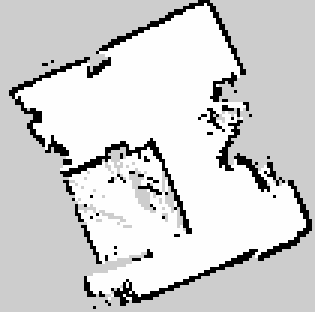
#> input picture rawData/Map19_12.pgm, 105 x 104 px (shown 3 times larger)
$ jupyter execute preprocessData.ipynb   (shell and % lines are left out)
#> lines starting #> are read from the running program, lines starting #| are printed output that depends on the picture; after the words box and inside, x2 and y2 are one past the last pixel; in counts of white or black regions, pixels touching at a corner belong together
[cell 1]
#! import all necessary lib
from PIL import Image
import numpy as np
import csv
import sys
from memory_profiler import profile

# CONVERT MAP RECEIVE TO BINARY MATRIX

[cell 2]
image = Image.open("../rawData/Map19_12.pgm")
#> image is the input picture: PIL image 105x104 L; min 0, max 254, mean 209.3
image.save("../map/Map19_12.png")

[cell 3]
#! convert map image to matrix binary


image_path = "../map/Map19_12.png"
image = Image.open(image_path).convert("RGB")
#> image: PIL image 105x104 RGB

image_arr = np.array(image)

def convertToMatrix(image_arr):
    matrix = np.zeros((image_arr.shape[0], image_arr.shape[1]), dtype=int)

    #! map white pixels to 255
    whiteMask = (image_arr == [255,255,255]).all(axis=-1) | (image_arr == [254,254,254]).all(axis = -1)
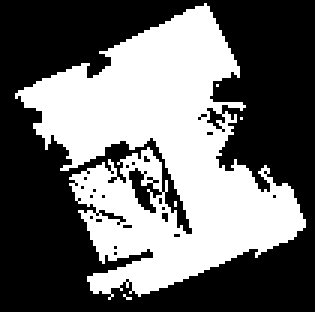
#> whiteMask: shape (104, 105) bool (shown 3 times larger); 42.1% white; 5 white regions (4 under 20 px), largest, box (x1, y1, x2, y2) and area: (5, 1, 102, 100) 4585
    matrix[whiteMask] = 1

    return matrix

matrix = convertToMatrix(image_arr)
outputCsvFile ="../shortestPathResult/dataCSV/map1912.csv"

with open(outputCsvFile, mode="w", newline="") as file:
    writer = csv.writer(file)
    writer.writerows(matrix)
print(f"matrix have saved in path: {outputCsvFile}")

[cell 4]
# Load the matrix from a CSV file
def load_matrix_from_csv(file_path):
    with open(file_path, 'r') as file:
        reader = csv.reader(file)
        matrix = []
        for row in reader:
            # Convert numeric values and leave 'X' as is
            matrix.append([int(cell) if cell.isdigit() else cell for cell in row])
    return matrix

# Convert the matrix to a PNG image
def matrix_to_png(matrix, output_file):
    height = len(matrix)
    width = len(matrix[0])

    # Create a new RGB image
    image = Image.new("RGB", (width, height))

    # Map matrix values to RGB
    pixels = image.load()
    for y in range(height):
        for x in range(width):
            if matrix[y][x] == 0:  # Obstacle
                pixels[x, y] = (0, 0, 0)  # Black
            elif matrix[y][x] == 1:  # Free space
                pixels[x, y] = (255, 255, 255)  # White
            elif matrix[y][x] == 'X':  # Robot path
                pixels[x, y] = (255, 255, 0)  # Yellow

    # Save the image
    image.save(output_file)
    print(f"PNG file saved as '{output_file}'")

# Main function
def convertFromCSVToPNG(yourInputCSVPath: str,yourAlgor: str):
    # Path to your CSV file
    input_csv = yourInputCSVPath

    # Output PNG file
    output_png = "../shortestPathResult/"+yourAlgor+".png"

    # Load the matrix and convert it to PNG
    matrix = load_matrix_from_csv(input_csv)
    matrix_to_png(matrix, output_png)

# PREPROCESS DATA

[cell 5]
def loadMatrix(path):
    with open(path, mode="r") as file:
        reader = csv.reader(file)
        matrix = [list(map(int, row)) for row in reader]
    return matrix
def markPath(matrix, path):
    temp = matrix
    for (x,y) in path:
        temp[x][y] = "X"
    return temp
def getPoint(matrix):
    rows, cols = len(matrix), len(matrix[0])
    travelPoint = [(i,j) for i in range(rows) for j in range(cols) if matrix[i][j] == 1]
    if not travelPoint:
        return None, None

    def distance(p1,p2):
        import math
        return math.sqrt((p2[0] - p1[0])**2 + (p2[1] - p1[1])**2 )

    start = min(travelPoint, key=lambda p: distance((0,0),p))
    end = max(travelPoint, key=lambda p: distance((0,0),p))
    return start,end
def saveResult(matrix, path):
    temp = matrix
    with open(path, mode="w", newline="") as file:
        writer = csv.writer(file)
        writer.writerows(temp)
    print(f"Result has been saved to path: {path}")

# DFS

[cell 6]
def DFS(matrixOriginal, start: set, end: set):
    matrix = matrixOriginal
    rows, cols = len(matrix), len(matrix[0])
    stack = [start]
    visited = set()
    parent = {} #! for truy vet the path
    print(f"All memory have use: {sys.getsizeof(stack) + sys.getsizeof(visited)+sys.getsizeof(parent)} bytes")
    while stack:
        x,y = stack.pop()
        if (x,y) == end: #! termination
            path = []
            while (x,y) in parent:
                path.append((x,y))
                x,y = parent[(x,y)]

            path.append(start)
            return path[::-1]

        #! move robot
        if (x,y) not in visited:
            visited.add((x,y))

            for dx, dy in [(-1,0),(1,0),(0,-1),(0,1)]:
                nx, ny = x + dx, y+dy
                if (0 <= nx < rows and 0 <= ny < cols and matrix[nx][ny] == 1 and (nx,ny) not in visited):
                    stack.append((nx,ny))
                    parent[(nx,ny)] = (x,y)


    #! termination for no path found
    return None

# BFS

[cell 7]
def BFS(matrixOriginal, start, end):
    matrix = matrixOriginal
    from collections import deque
    rows, cols = len(matrix), len(matrix[0])
    queue = deque()
    queue.append(start)
    visited = set()
    parent = {}
    print(f"All memory have use: {sys.getsizeof(queue) + sys.getsizeof(visited)+sys.getsizeof(parent)} bytes")
    while queue:
        x,y = queue[0]
        queue.popleft()
        if (x,y) == end:
            path = []
            while(x,y) in parent:
                path.append((x,y))
                x,y = parent[(x,y)]
            path.append(start)
            return path[::-1]
        if (x,y) not in visited:
            visited.add((x,y))
            for dx, dy in [(-1, 0), (1, 0), (0, -1), (0, 1)]:
                nx, ny = x + dx, y + dy
                if 0 <= nx < rows and 0 <= ny < cols and matrix[nx][ny] == 1 and (nx, ny) not in visited:
                    queue.append((nx, ny))
                    parent[(nx, ny)] = (x, y)  # Track the parent for path reconstruction
    return None

# Astar Algorithm

[cell 8]
def aStar(matrixOriginal, start: set, end: set):
    matrix = matrixOriginal
    import heapq #! working as priority queue
    rows, cols = len(matrix), len(matrix[0])

    openList = []
    heapq.heappush(openList,(0,start)) #! (f, (x,y))
    gCost = {start: 0}
    parent = {}
    print(f"All memory have use: {sys.getsizeof(openList)+sys.getsizeof(parent) + sys.getsizeof(gCost)} bytes")
    # def heuristic(a,b):
    #     '''
    #     return mahatan distance
    #     '''
    #     return abs(a[0] - b[0]) + abs(a[1] - b[1])
    def heuristic(a,b):
        import math
        return math.sqrt((a[0]-b[0])**2 + (a[1] - b[1])**2)

    while openList:
        _, current = heapq.heappop(openList)
        x,y = current

        if current == end:
            path = []
            while current in parent:
                path.append(current)
                current = parent[current]
            path.append(start)
            return path[::-1]

        for dx, dy in [(-1,0), (1,0), (0,-1),(0,1)]:
            nx, ny = x + dx, y + dy
            if 0 <= nx < rows and 0 <= ny < cols and matrix[nx][ny] == 1:
                #print(f"current start ({nx},{ny})")
                gNew = gCost[(x,y)] + 1
                if (nx, ny) not in gCost or gNew < gCost[(nx, ny)]:
                    gCost[(nx,ny)] = gNew
                    fCost = gNew + heuristic((nx,ny), end)
                    heapq.heappush(openList, (fCost, (nx,ny)))
                    parent[(nx,ny)] = (x,y)
    return None

# Hill Climbing algorithm

[cell 9]
def HillClimb(matrixOriginal, start,end):
    matrix = matrixOriginal
    rows, cols = len(matrix), len(matrix[0])

    def heuristic(p1,p2):
        #print(f"this is p1: {p1}")
        #print(f"this is p2 {p2}")
        return abs(p2[0] - p1[0]) + abs(p2[1] - p1[1])
    visited = [[False for _ in range(cols)] for _ in range(rows)]
    curr = start
    if isinstance(curr,int):
        raise ValueError("Start should be a set of tuple (x,y)")
    currPath = [curr]
    visited[curr[0]][curr[1]] = True
    print(f"All memory have use: {sys.getsizeof(visited) + sys.getsizeof(currPath)} bytes")

    while(curr != end):
        x,y = curr


        neighbour = []
        for dx, dy in [(-1,0), (1,0), (0,-1), (0,1)]:
            nx, ny = x+dx, y+dy
            if 0 <= nx < rows and 0 <= ny < cols and matrix[nx][ny] == 1:
                neighbour.append((heuristic((nx,ny), end),(nx,ny)))
        if not neighbour:
            print("stuck at local optimum")
            return currPath
        neighbour.sort(key=lambda x: x[0])
        bestNeighbour = neighbour[0][1]

        if heuristic(bestNeighbour, end) >= heuristic(curr,end):
            print("cant find better neighbour, stuck at local minimum")
            return currPath

        curr = bestNeighbour
        currPath.append(curr)
        visited[curr[0]][curr[1]] = True
    return currPath

# Genetic algorithm

[cell 10]
import random
random.seed(1234)

def Genetic(matrixOriginal, start, end, populationSize=100, generations=200, mutationRate=0.1):
    matrix = matrixOriginal
    rows, cols = len(matrix), len(matrix[0])

    def heuristic(p1, p2):
        return abs(p2[0] - p1[0]) + abs(p2[1] - p1[1])

    def generateIndividual():
        path = [start]
        while(path[-1] != end):
            x, y = path[-1]
            neighbour = [(x + dx, y + dy) for dx, dy in [(-1, 0), (0, -1), (1, 0), (0, 1)]
                        if 0 <= x + dx < rows and 0 <= y + dy < cols and matrix[x + dx][y + dy] == 1]
            if not neighbour:
                break  # no valid neighbour, then stop

            path.append(random.choice(neighbour))
        return path

    def fitness(individual):
        '''
        Calculate fitness based on path length and reaching the goal.
        '''
        if individual[-1] != end:
            return float('inf')
        return len(individual) + heuristic(individual[-1], end)

    # [32 lines left out: functions crossOver, mutate, not called in this run]

    # Initialize the population
    population = [generateIndividual() for _ in range(populationSize)]
    print(f"Memory usage: {sys.getsizeof(population)} bytes")
    for generation in range(generations):
        population.sort(key=fitness)
        if fitness(population[0]) == len(population[0]):
            print(f"Solution found at generation {generation}")
            return population[0]

        # Selection: Keep the top 50%
        topIndividual = population[:populationSize // 2]

        # Crossover and mutation
        newPopulation = []
        for _ in range(populationSize):
            parent1, parent2 = random.sample(topIndividual, k=2)  # Fix: specify k=2 for selection
            print(f"Parents before cross over: {parent1, parent2}")
            child = crossOver(parent1, parent2)
            print(f"child after crossOver: {child}")
            child = mutate(child)
            print(f"Child after mutate: {child}")
            newPopulation.append(child)

        population = newPopulation

    print("No solution found!")
    return population[0]

# UNIFORM COST SEARCH

[cell 11]
import heapq

def ucs(matrix, startPoint, endPoint):
    """
    Uniform Cost Search (UCS) algorithm for a grid-based matrix.

    Args:
        matrix (list of list of int): The map where 1 = walkable, 0 = obstacle.
        startPoint (tuple): The starting point as (row, col).
        endPoint (tuple): The ending point as (row, col).

    Returns:
        list: The shortest path from startPoint to endPoint as a list of (row, col) tuples.
              Returns an empty list if no path exists.
    """
    rows, cols = len(matrix), len(matrix[0])

    # Check if startPoint or endPoint are unreachable
    if matrix[startPoint[0]][startPoint[1]] == 0 or matrix[endPoint[0]][endPoint[1]] == 0:
        return []  # Start or end is blocked

    # Handle trivial case where start and end are the same
    if startPoint == endPoint:
        return [startPoint]

    # Priority queue for UCS (cost, (row, col), path)
    queue = [(0, startPoint, [startPoint])]
    visited = set()  # To keep track of visited nodes

    # Directions for moving up, down, left, right
    directions = [(-1, 0), (1, 0), (0, -1), (0, 1)]
    directions_memory = sys.getsizeof(directions)
    visited_memory = sys.getsizeof(visited)
    queue_memory = sys.getsizeof(queue)

    print(f"Memory usage: {directions_memory + visited_memory + queue_memory} bytes")


    while queue:
        # Get the node with the smallest cost
        cost, (row, col), path = heapq.heappop(queue)

        # If we reached the goal, return the path
        if (row, col) == endPoint:
            return path

        # Skip if the cell is already visited
        if (row, col) in visited:
            continue
        visited.add((row, col))

        # Explore neighbors
        for dr, dc in directions:
            new_row, new_col = row + dr, col + dc

            # Check bounds and if the cell is walkable
            if 0 <= new_row < rows and 0 <= new_col < cols and matrix[new_row][new_col] == 1:
                if (new_row, new_col) not in visited:
                    # Add neighbor to the queue with updated cost
                    heapq.heappush(queue, (cost + 1, (new_row, new_col), path + [(new_row, new_col)]))

    # If we exhaust the queue without finding the goal, return an empty list
    return []

[cell 12]
# [66 lines left out: function ids, not called in this run]

[cell 13]
import numpy as np
import random

# [102 lines left out: functions train_q_learning, find_path_q_learning, rl, not called in this run]

# MAIN FUNCTION

[cell 14]
#! main function to run all algorithm
MAPPATH = "../shortestPathResult/dataCSV/map1912.csv"
matrix = loadMatrix(MAPPATH)

[cell 15]
allAlgorName = ["DFS", "BFS", "aStar", "HillClimb", "Genetic", "ucs", "ids", "rl"]
theEndPath = "path.csv"
savePath = "../shortestPathResult/"
allResultPath = [savePath + allAlgorName[i] + theEndPath for i in range(len(allAlgorName))]

[cell 16]
allResultPath

[cell 17]
import time
start, end = getPoint(matrix)
print(f"start point: {start}")
print(f"end point: {end}")

for i in range(len(allResultPath)):
    if allAlgorName[i] == "DFS":
        MAPPATH = "../shortestPathResult/dataCSV/map1912.csv"
        matrix = loadMatrix(MAPPATH)
        startTime = time.time()
        #DFS(matrix,start,end)

        path = DFS(matrix,start,end)
        endTime = time.time()
        print(f"{allAlgorName[i]} takes {endTime - startTime} seconds to run")
        if path:
            print(f"Path found for {allAlgorName[i]} algorithm!: ")
            print(path)
            matrixWithPath = markPath(matrix, path)

            saveResult(matrixWithPath, allResultPath[i])
            convertFromCSVToPNG(allResultPath[i],allAlgorName[i])
        else:
            print(f"No path exist between {start} to {end} for algorithm {allAlgorName[i]}")
    if allAlgorName[i] == "BFS":
        MAPPATH = "../shortestPathResult/dataCSV/map1912.csv"
        matrix = loadMatrix(MAPPATH)
        startTime = time.time()
        path = BFS(matrix,start,end)
        endTime = time.time()
        print(f"{allAlgorName[i]} takes {endTime - startTime} seconds to run")
        if path:
            print(f"Path found for {allAlgorName[i]} algorithm!: ")
            print(path)
            matrixWithPath = markPath(matrix, path)

            saveResult(matrixWithPath, allResultPath[i])
            convertFromCSVToPNG(allResultPath[i],allAlgorName[i])
        else:
            print(f"No path exist between {start} to {end} for algorithm {allAlgorName[i]}")
    if allAlgorName[i] == "aStar":
        MAPPATH = "../shortestPathResult/dataCSV/map1912.csv"
        matrix = loadMatrix(MAPPATH)
        startTime = time.time()
        path = aStar(matrix,start,end)
        endTime = time.time()
        print(f"{allAlgorName[i]} takes {endTime - startTime} seconds to run")
        if path:
            print(f"Path found for {allAlgorName[i]} algorithm!: ")
            print(path)
            matrixWithPath = markPath(matrix, path)

            saveResult(matrixWithPath, allResultPath[i])
            convertFromCSVToPNG(allResultPath[i],allAlgorName[i])
        else:
            print(f"No path exist between {start} to {end} for algorithm {allAlgorName[i]}")
    if allAlgorName[i] == "ucs":
        MAPPATH = "../shortestPathResult/dataCSV/map1912.csv"
        matrix = loadMatrix(MAPPATH)
        startTime = time.time()
        path = ucs(matrix,start,end)
        endTime = time.time()
        print(f"{allAlgorName[i]} takes {endTime - startTime} seconds to run")
        if path:
            print(f"Path found for {allAlgorName[i]} algorithm!: ")
            print(path)
            matrixWithPath = markPath(matrix, path)

            saveResult(matrixWithPath, allResultPath[i])
            convertFromCSVToPNG(allResultPath[i],allAlgorName[i])
        else:
            print(f"No path exist between {start} to {end} for algorithm {allAlgorName[i]}")
    # [13 lines of commented-out code are left out]

    if allAlgorName[i] == "Genetic":
        MAPPATH = "../shortestPathResult/dataCSV/map1912.csv"
        matrix = loadMatrix(MAPPATH)
        startTime = time.time()
        path = Genetic(matrix,start,end)
        endTime = time.time()
        print(f"{allAlgorName[i]} takes {endTime - startTime} seconds to run")
        if path:
            print(f"Path found for {allAlgorName[i]} algorithm!: ")
            print(path)
            matrixWithPath = markPath(matrix, path)

            saveResult(matrixWithPath, allResultPath[i])
            convertFromCSVToPNG(allResultPath[i],allAlgorName[i])
        else:
            print(f"No path exist between {start} to {end} for algorithm {allAlgorName[i]}")
    if allAlgorName[i] == "HillClimb":
        MAPPATH = "../shortestPathResult/dataCSV/map1912.csv"
        matrix = loadMatrix(MAPPATH)
        startTime = time.time()
        path = HillClimb(matrix,start,end)
        endTime = time.time()
        print(f"{allAlgorName[i]} takes {endTime - startTime} seconds to run")
        if path:
            print(f"Path found for {allAlgorName[i]} algorithm!: ")
            print(path)
            matrixWithPath = markPath(matrix, path)

            saveResult(matrixWithPath, allResultPath[i])
            convertFromCSVToPNG(allResultPath[i],allAlgorName[i])
        else:
            print(f"No path exist between {start} to {end} for algorithm {allAlgorName[i]}")
#> this loop made 8 passes
#> pass 1, in matrix_to_png, `image.save(output_file)`:
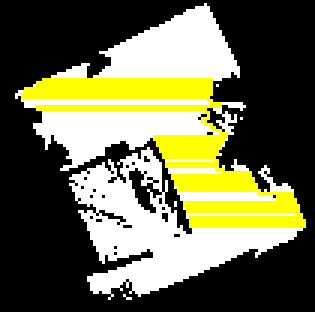
#> saved as DFS.png: PIL image 105x104 RGB (shown 3 times larger); mean R, G, B 107.2, 107.2, 77
#> pass 2, in matrix_to_png (call 2), `image.save(output_file)`:
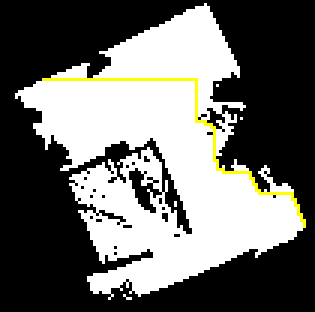
#> saved as BFS.png: PIL image 105x104 RGB (shown 3 times larger); mean R, G, B 107.2, 107.2, 104
    # [13 lines of commented-out code are left out]
